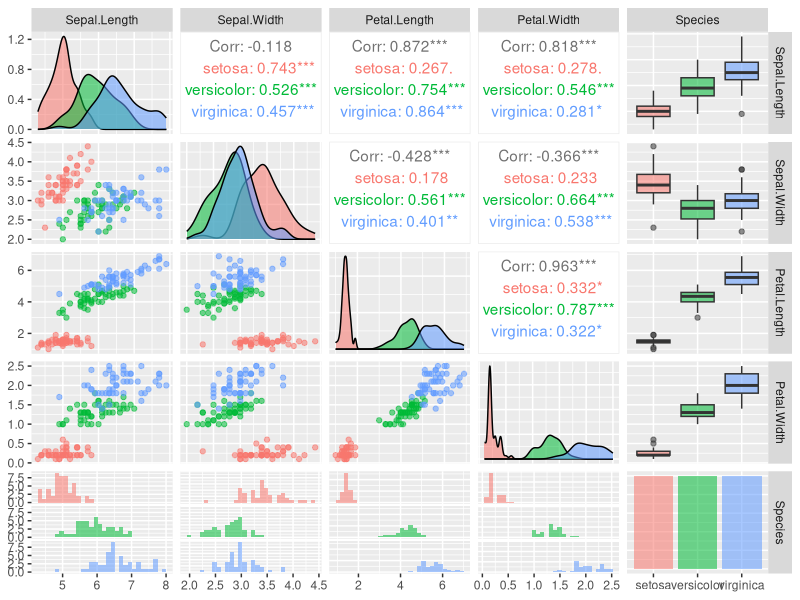
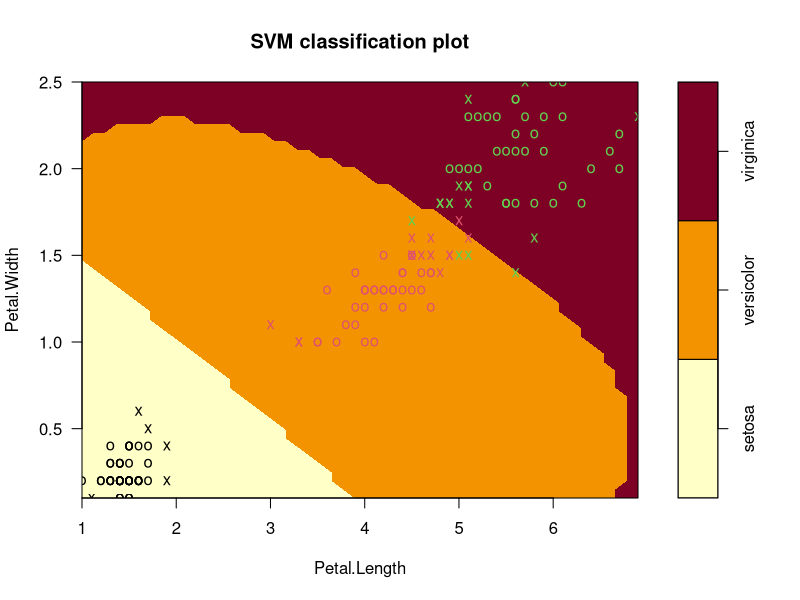

Write the R code that produced these figures, in order.
#e1071 will be used for Support Vector Classification.
install.packages("e1071")
install.packages("GGally")
install.packages("ggplot2")

library(e1071)
library(GGally)
library(ggplot2)

#get the dataset
data(iris)

#explore the data
str(iris)
head(iris,3)

#Create the SVM model
svm_model <- svm(Species ~ Petal.Length + Petal.Width, data=iris,
                 kernel="radial") #linear/polynomial/sigmoid

#Lets have a closer look at the parameters 
#and judge before hand if a good model can be created or not.
ggpairs(iris, ggplot2::aes(colour = Species, alpha = 0.4))

#We can clearly see from the Histograms of Petal.length 
#and Petal.width that we can clearly seperate out Setosa species with very high confidence.


#However, Versicolor and Virginica Species are overlapped. 
#If we look at the scatterplot of Sepal.Length vs Petal.Length 
#and Petal.Width vs Petal.Length, 
#we can distintly see a seperator that can be draw between the groups of Species.


#Looks like we can just use Petal.Width and Petal.Length as parameters 
#and come with a good model. SVM seems to be a very good model for this type of data.
plot(svm_model, data=iris,
     Petal.Width~Petal.Length,
     slice = list(Sepal.Width=3, Sepal.Length=4) 
)

#from the graph you can see data, support vector(represented by cross sign) 
#and decision boundry, belong to 3 types of species

#White color represented predicted class for second species(versicolor)

#Pink color represented predicted class for third species(virginica)

#Also we have 52 Support vector, 
#8 of them belongs to first species
#(You can see 8 cross in first class), 
#22 of them belongs to second species, 
#21 of them belongs to third species.

#Predict each Species
#Confusion matrix and missclassification error
pred = predict(svm_model,iris)
tab = table(Predicted=pred, Actual = iris$Species)
tab

#Get missclassification rate
1-sum(diag(tab)/sum(tab))

#How did the model do?

#What is the accuracy rate?
# 95.55% OR 96%


# I'm trying with another method to get accuracy
library(caTools)
# Split the data into training (70%) and testing (30%) sets
set.seed(42)  # Setting a seed for reproducibility
sample_index <- sample(1:nrow(iris), 0.7*nrow(iris))
train_data <- iris[sample_index, ]
test_data <- iris[-sample_index, ]


svm_model <- svm(Species ~ ., data = train_data)
summary(svm_model)
predicted_species <- predict(svm_model, test_data)
confusion_matrix <- table(predicted_species, test_data$Species)
accuracy <- sum(diag(confusion_matrix)) / sum(confusion_matrix)
print(paste("Accuracy:", accuracy))
